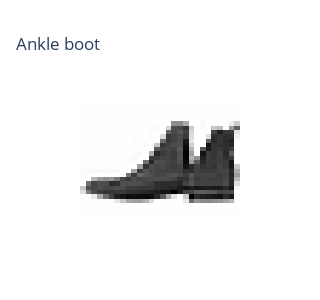

The notebook cell saved with this chart:
### Code cell
# Show a sample
# torch.manual_seed(42)
random_idx = torch.randint(0, len(train_features_batch), size=[1]).item()
image, label = train_features_batch[random_idx], train_labels_batch[random_idx]
figure = go.Figure(layout_height = 300, layout_width=300, layout_title=class_names[label])
figure.add_heatmap(z=image.squeeze(), colorscale="gray_r", showscale=False)
figure.update_xaxes(visible=False)
figure.update_yaxes(autorange="reversed", visible=False)

### Figure 1 — Plotly figure (JSON) as saved in the notebook; plotly's stock layout.template omitted (floating-point values rounded to 4 significant figures; data arrays with more than 128 entries replaced by an {"elided": "..."} marker saying what was removed)
{"data": [{"colorscale": [[0, "rgb(254, 254, 253)"], [0.09091, "rgb(224, 224, 223)"], [0.1818, "rgb(197, 197, 195)"], [0.2727, "rgb(171, 171, 170)"], [0.3636, "rgb(146, 146, 145)"], [0.4545, "rgb(124, 123, 122)"], [0.5455, "rgb(102, 101, 101)"], [0.6364, "rgb(81, 80, 80)"], [0.7273, "rgb(59, 59, 59)"], [0.8182, "rgb(38, 38, 38)"], [0.9091, "rgb(16, 16, 16)"], [1, "rgb(0, 0, 0)"]], "showscale": false, "type": "heatmap", "z": {"elided": "28x28 float values"}}], "layout": {"height": 300, "title": {"text": "Ankle boot"}, "width": 300, "xaxis": {"visible": false}, "yaxis": {"autorange": "reversed", "visible": false}}}
